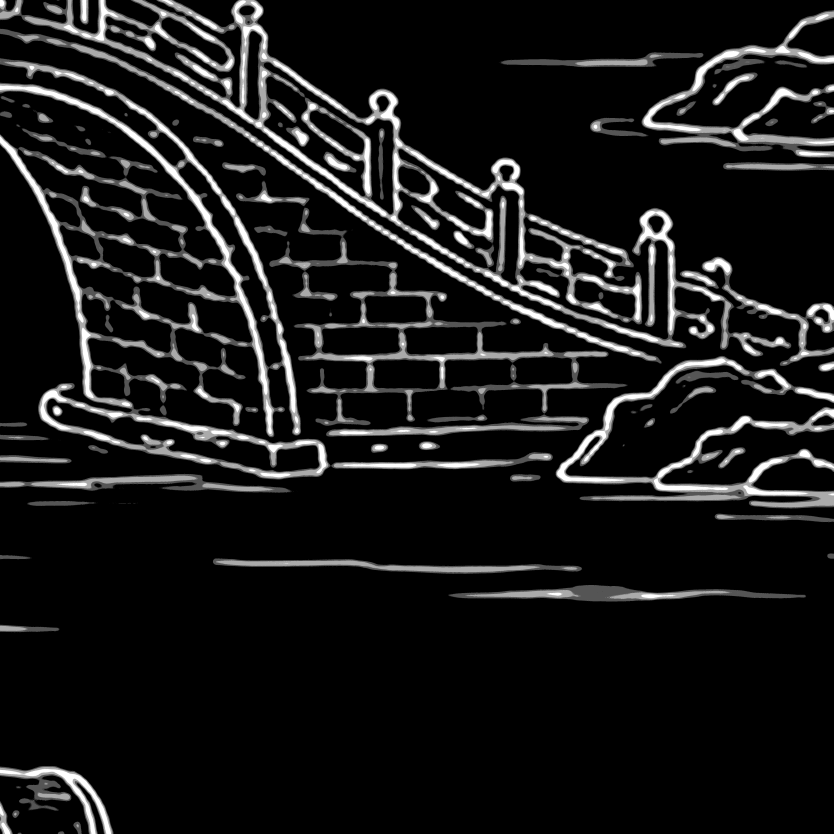
#> input picture input/block_25.png, 5000 x 5000 px (shown at 1/6 size)
$ python analyze_easy_picture_3x3.py --input-file ../../input/block_25.png --output-dir out
#> lines starting #> are read from the running program, lines starting #| are printed output that depends on the picture
import argparse, csv, json, math
from collections import defaultdict
from pathlib import Path
import numpy as np
from PIL import Image
import scipy.io as sio
import matplotlib
matplotlib.use('Agg')
import matplotlib.pyplot as plt

TRANSFORMS = {
    'identity': lambda a: a,
    'rotate_90': lambda a: np.rot90(a, 1),
    'rotate_180': lambda a: np.rot90(a, 2),
    'rotate_270': lambda a: np.rot90(a, 3),
    'mirror_lr': np.fliplr,
    'mirror_ud': np.flipud,
    'mirror_diag': lambda a: a.T,
    'mirror_anti_diag': lambda a: np.fliplr(np.flipud(a)).T,
}

def complexity(image, size=3):
    x = image.astype(float) / 255.0
    ye = np.linspace(0, x.shape[0], size + 1, dtype=int); xe = np.linspace(0, x.shape[1], size + 1, dtype=int)
    density = np.zeros((size,size)); tv = np.zeros((size,size))
    for r in range(size):
        for c in range(size):
            t=x[ye[r]:ye[r+1],xe[c]:xe[c+1]]
            density[r,c]=np.mean(t)
            tv[r,c]=(np.abs(np.diff(t,axis=0)).sum()+np.abs(np.diff(t,axis=1)).sum())/t.size
    dn=density/(density.max() or 1); tn=tv/(tv.max() or 1)
    return density,tv,dn,tn,0.5*(dn+tn)

def orders(ms,ns): return np.asarray([[(ms+r,ns+c) for c in range(3)] for r in range(3)],dtype=int)
def primitive(m,n):
    g=math.gcd(abs(int(m)),abs(int(n)))
    return (0,0) if g==0 else (int(m)//g,int(n)//g)
def groups(o):
    d=defaultdict(list)
    for r,c in np.ndindex(3,3): d[primitive(*o[r,c])].append((r,c,int(o[r,c,0]),int(o[r,c,1])))
    sizes=np.zeros((3,3),int)
    for v in d.values():
        for r,c,*_ in v: sizes[r,c]=len(v)
    return d,sizes
def conjugates(o):
    s={tuple(v) for v in o.reshape(-1,2)}
    return sum((-m,-n) in s for m,n in s)//2
def transforms(size=3):
    b=np.arange(size*size).reshape(size,size)
    return {'identity':b,'rotate_90':np.rot90(b,1),'rotate_180':np.rot90(b,2),'rotate_270':np.rot90(b,3),'mirror_lr':np.fliplr(b),'mirror_ud':np.flipud(b),'mirror_diag':b.T,'mirror_anti_diag':np.fliplr(np.flipud(b)).T}
def physics(o, lam, period):
    step=lam/period; pts=o.reshape(-1,2)*step; center=pts.mean(0); shift=-center
    if np.linalg.norm(shift)>1: return None
    p=pts+shift; radii=np.linalg.norm(p,axis=1); corners=np.array([[x,y] for x in (pts[:,0].min()-step/2,pts[:,0].max()+step/2) for y in (pts[:,1].min()-step/2,pts[:,1].max()+step/2)])+shift
    theta=math.degrees(math.asin(min(1,np.linalg.norm(shift)))); phi=math.degrees(math.atan2(shift[1],shift[0]))
    return dict(step=step,shift=shift,points=p,radii=radii,prop=int(np.sum(radii<=1+1e-12)),captured=int(np.sum(radii<=1+1e-12)),margin=float(1-radii.max()),cell_margin=float(1-np.linalg.norm(corners,axis=1).max()),theta=theta,phi=phi,corner_radii=np.linalg.norm(corners,axis=1))
def best_map(comp,o):
    rank=np.argsort(comp.ravel())[::-1]; top=set(rank[:3]); d,sz=groups(o); axis=(o[:,:,0]==0)|(o[:,:,1]==0); out=[]
    for name,im in transforms().items():
        a=comp.ravel()[im]; at=np.array([i in top for i in im.ravel()]).reshape(3,3); partners=sz-1
        burden=float(np.sum(a*partners)); axisbur=float(np.sum(a[axis]*partners[axis])); topno=int(np.sum(at&(sz==1)))
        score=burden+3*axisbur-0.5*topno
        out.append((score,name,im,burden,axisbur,topno,at))
    return min(out,key=lambda x:(x[0],-x[5]))
def main():
    ap=argparse.ArgumentParser(); ap.add_argument('--input-file',type=Path,required=True); ap.add_argument('--output-dir',type=Path,required=True); ap.add_argument('--lam',type=float,default=480); ap.add_argument('--period',type=float,default=2000); ap.add_argument('--start-min',type=int,default=-12); ap.add_argument('--start-max',type=int,default=12); args=ap.parse_args(); args.output_dir.mkdir(parents=True,exist_ok=False)
    image=np.asarray(Image.open(args.input_file).convert('L')); den,tv,dn,tn,comp=complexity(image)
#> in main, image is the input picture: shape (5000, 5000); min 0, max 255, mean 24.8
#> after `den, tv, dn, tn, comp = complexity(image)`: den = [[0.192, 0.129, 0.102], [0.121, 0.109, 0.164], [0.0284, 0.0176, 0.0132]]; tv = [[0.0215, 0.0139, 0.0109], [0.0142, 0.013, 0.0172], [0.00317, 0.00164, 0.00145]]; dn = [[1, 0.669, 0.532], [0.631, 0.565, 0.854], [0.148, 0.0914, 0.0684]]; tn = [[1, 0.65, 0.51], [0.662, 0.604, 0.802], [0.148, 0.0764, 0.0676]]; comp = [[1, 0.659, 0.521], [0.646, 0.585, 0.828], [0.148, 0.0839, 0.068]]
    ranks=np.empty(9,int); ranks[np.argsort(comp.ravel())[::-1]]=np.arange(1,10); ranks=ranks.reshape(3,3)
    rows=[]
    for ms in range(args.start_min,args.start_max+1):
      for ns in range(args.start_min,args.start_max+1):
        o=orders(ms,ns)
        if np.any(np.all(o==0,axis=2)): continue
        ph=physics(o,args.lam,args.period)
        if ph is None or ph['prop']<9: continue
        d,sz=groups(o); bm=best_map(comp,o); score,name,im,burden,axisbur,topno,at=bm
        assigned=comp.ravel()[im]; high3=np.argsort(comp.ravel())[::-1][:3]; high_groups=sz.ravel()[im.ravel()][high3]
        axis_count=int(np.sum((o[:,:,0]==0)|(o[:,:,1]==0)))
        rows.append(dict(m_start=ms,m_end=ms+2,n_start=ns,n_end=ns+2,transform=name,orders=';'.join(f'({m},{n})' for m,n in o.reshape(-1,2)),zero_order_count=0,conjugate_pairs=conjugates(o),axis_members=axis_count,group_count=len(d),coupled_groups=sum(len(v)>1 for v in d.values()),largest_group=max(map(len,d.values())),no_multiple=int(np.sum(sz==1)),top3_no_multiple=int(np.sum(high_groups==1)),top3_group_sizes=';'.join(map(str,high_groups)),weighted_multiple_burden=burden,complex_axis_penalty=axisbur,score=score,theta_i=ph['theta'],phi_i=ph['phi'],u_ix=float(ph['shift'][0]),u_iy=float(ph['shift'][1]),propagating=ph['prop'],collected=ph['captured'],worst_center_margin=ph['margin'],full_local_square_margin=ph['cell_margin'],fov_deg=2*math.degrees(math.asin(3*(args.lam/args.period)/2)),center_order=str(tuple(o[1,1])),center_group_size=int(sz[1,1])))
#> after the loop, rows = 48 items
    rows.sort(key=lambda x:(-x['propagating'],x['conjugate_pairs'], -x['top3_no_multiple'],x['weighted_multiple_burden'], -x['full_local_square_margin']))
    with (args.output_dir/'candidate_ranking.csv').open('w',newline='',encoding='utf-8-sig') as f: w=csv.DictWriter(f,fieldnames=list(rows[0])); w.writeheader(); w.writerows(rows)
    with (args.output_dir/'tile_complexity.csv').open('w',newline='',encoding='utf-8-sig') as f:
        w=csv.writer(f); w.writerow(['tile','row','column','brightness_density','edge_total_variation','complexity','rank'])
        for r,c in np.ndindex(3,3): w.writerow([f'{r+1},{c+1}',r+1,c+1,den[r,c],tv[r,c],comp[r,c],ranks[r,c]])
#> this loop made 9 passes
#> (r, c) on passes 1 to 9: (0, 0), (0, 1), (0, 2), (1, 0), (1, 1), (1, 2), (2, 0), (2, 1), (2, 2)
    fig,ax=plt.subplots(figsize=(7,7)); ax.imshow(image,cmap='gray'); h,w=image.shape
#> after `h, w = image.shape`: h = 5000; w = 5000
    for i in range(1,3): ax.axhline(i*h/3,color='red'); ax.axvline(i*w/3,color='red')
    for r,c in np.ndindex(3,3): ax.text((c+.5)*w/3,(r+.5)*h/3,f'{r+1},{c+1}\nC={comp[r,c]:.3f}\nR{ranks[r,c]}',ha='center',va='center',color='yellow',bbox={'facecolor':'black','alpha':.55,'pad':2})
    ax.axis('off'); fig.tight_layout(); fig.savefig(args.output_dir/'tile_complexity_map.png',dpi=180); plt.close(fig)
#> after `ax.axis('off')`:
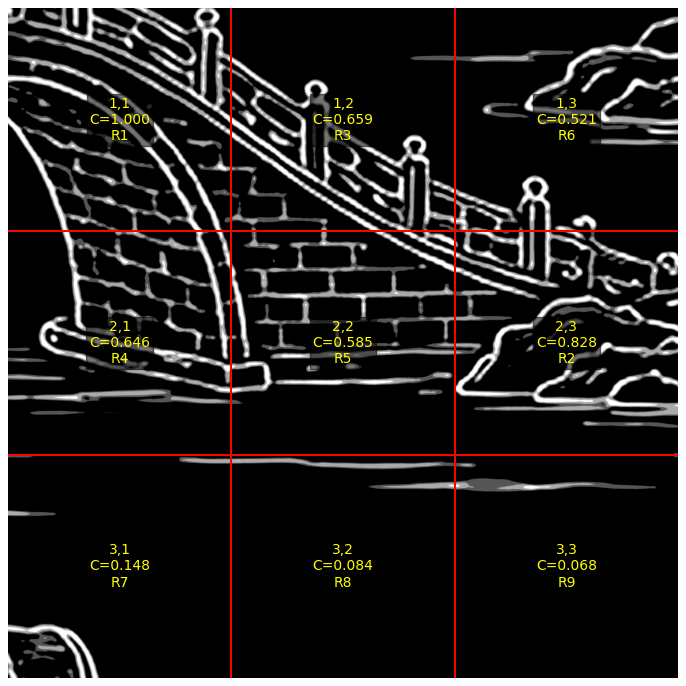
#> figure drawn by matplotlib, 1 panel
    top=rows[:5]; rec=top[0]; chosen=TRANSFORMS[rec['transform']](image); ye=np.linspace(0,chosen.shape[0],4,dtype=int); xe=np.linspace(0,chosen.shape[1],4,dtype=int); tiles=[]; pos=[]
#> after `top = rows[:5]`: top = 5 items
#> after `rec = top[0]`: rec = 29 items
#> after `ye = np.linspace(0, chosen.shape[0], 4, dtype=int)`: ye = [0, 1666, 3333, 5000]
#> after `xe = np.linspace(0, chosen.shape[1], 4, dtype=int)`: xe = [0, 1666, 3333, 5000]
    for r,c in np.ndindex(3,3): tiles.append(np.asarray(Image.fromarray(chosen[ye[r]:ye[r+1],xe[c]:xe[c+1]]).resize((500,500),Image.Resampling.NEAREST),dtype=float)/255); pos.append((r,c))
#> after the loop, pos = [(0, 0), (0, 1), (0, 2), (1, 0), (1, 1), (1, 2), (2, 0), (2, 1), (2, 2)]; tiles = 9 items
    targets=np.stack(tiles).astype(np.float32)
    levels=np.asarray([0,85,170,255],dtype=np.float32)
#> levels = [0, 85, 170, 255]
    targets=levels[np.argmin(np.abs(targets[...,None]*255-levels),axis=-1)]/255.0
    pair_mat=np.asarray([tuple(map(int,v)) for v in orders(rec['m_start'],rec['n_start']).reshape(-1,2)],dtype=np.int16); sio.savemat(args.output_dir/'easy_picture_3x3_target.mat',{'bw_all':targets,'grid_positions':np.asarray(pos,dtype=np.int16),'pairMat':pair_mat,'mapping_transform':rec['transform']},do_compression=True)
#> after `pair_mat = np.asarray([tuple(map(int, v)) for v in orders(rec['m_start`: pair_mat = [[-2, 3], [-2, 4], [-2, 5], [-1, 3], [-1, 4], [-1, 5], [0, 3], [0, 4], [0, 5]]
    with (args.output_dir/'summary.json').open('w',encoding='utf-8') as f: json.dump({'input':str(args.input_file),'parameters':{'lambda_nm':args.lam,'period_nm':args.period,'delta_u':args.lam/args.period,'na':1,'n_in':1,'n_out':1},'tile_ranking':sorted([{'tile':f'{r+1},{c+1}','complexity':float(comp[r,c]),'rank':int(ranks[r,c])} for r,c in np.ndindex(3,3)],key=lambda x:x['rank']),'top5':top,'recommendation':rec,'notes':'Centers are propagated; full local square margin is reported separately.'},f,ensure_ascii=False,indent=2,default=lambda x:x.tolist() if isinstance(x,np.ndarray) else x)
    print(json.dumps({'top5':top,'target':str(args.output_dir/'easy_picture_3x3_target.mat')},ensure_ascii=False,indent=2,default=lambda x:x.tolist() if isinstance(x,np.ndarray) else x))
#> (printed output is left out)
if __name__=='__main__': main()

$ run again, on input/butterfly.png
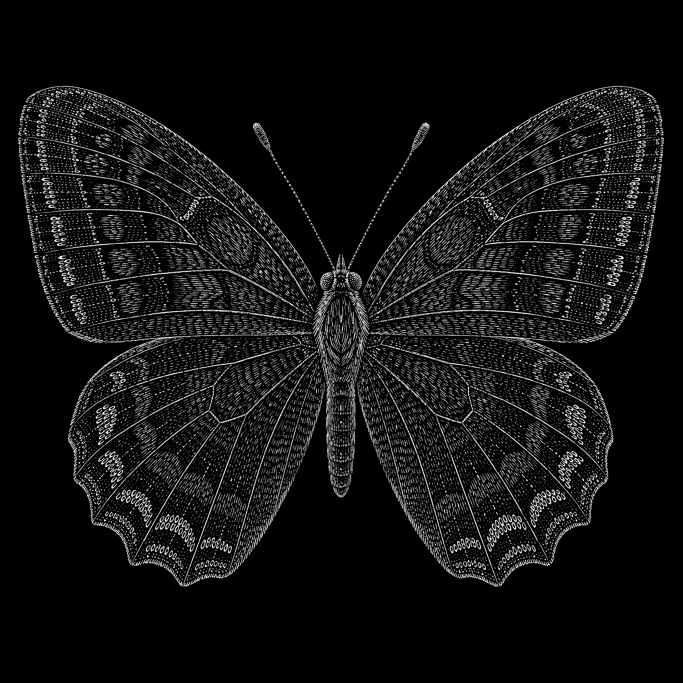
#> input picture input/butterfly.png, 2048 x 2048 px (shown at 1/3 size)
#> den = [[0.0668, 0.0164, 0.0668], [0.0999, 0.146, 0.101], [0.0477, 0.0399, 0.0484]]; tv = [[0.0721, 0.0184, 0.0725], [0.105, 0.155, 0.105], [0.0514, 0.041, 0.051]]; dn = [[0.459, 0.112, 0.458], [0.685, 1, 0.695], [0.327, 0.274, 0.332]]; tn = [[0.464, 0.119, 0.467], [0.676, 1, 0.679], [0.331, 0.264, 0.328]]; comp = [[0.461, 0.115, 0.462], [0.68, 1, 0.687], [0.329, 0.269, 0.33]]
#> after the loop in main, `for ms in range(args.start_min,args.start_max+1):`: rows = 48 items
#> the loop in main, `for r,c in np.ndindex(3,3): w.writerow([f'{r+1},{c+1}',r+1,c+1,den[r,c..` made 9 passes
#> (r, c) on passes 1 to 8: (0, 0), (0, 1), (0, 2), (1, 0), (1, 1), (1, 2), (2, 0), (2, 1)
#> the loop in main, `for r,c in np.ndindex(3,3): ax.text((c+.5)*w/3,(r+.5)*h/3,f'{r+1},{c+1..` made 9 passes
#> in main, `ax.axis('off')`:
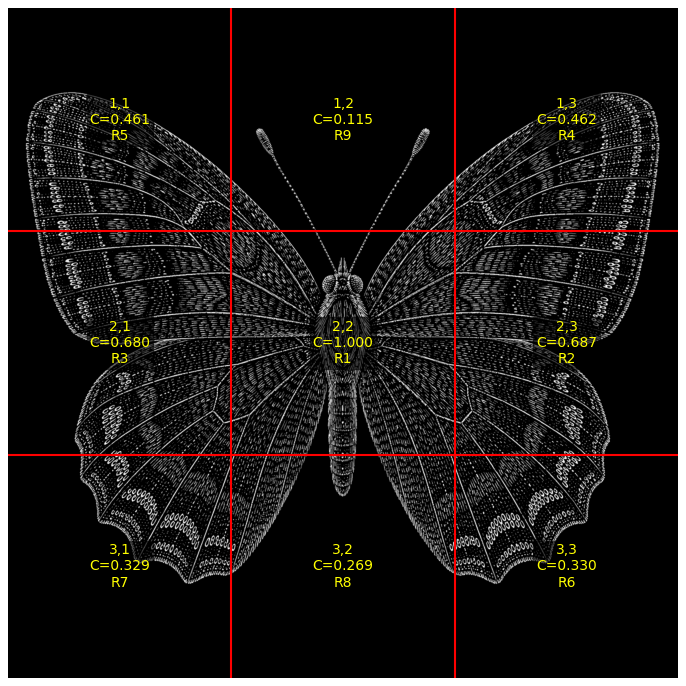
#> figure drawn by matplotlib, 1 panel
#> top = 5 items
#> rec = 29 items
#> in main, `chosen = TRANSFORMS[rec['transform']](image)`:
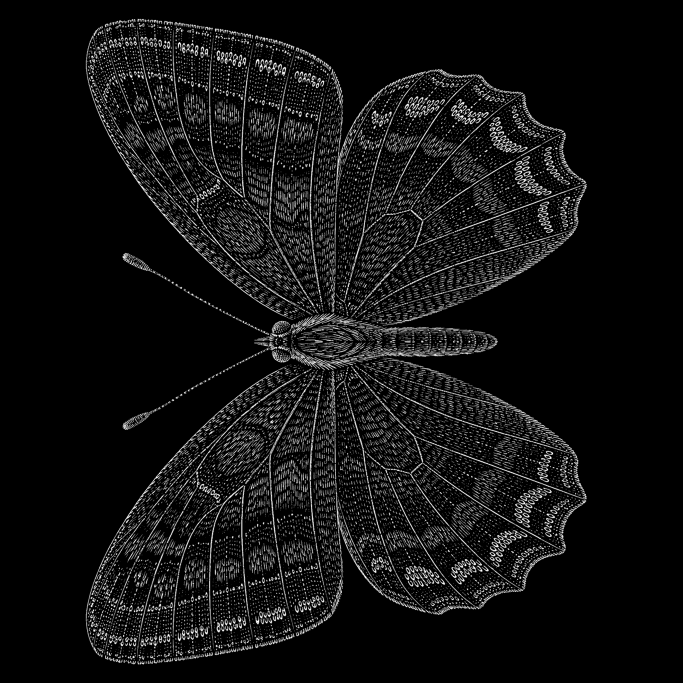
#> chosen: shape (2048, 2048) (shown at 1/3 size); min 0, max 255, mean 17.9
#> ye = [0, 682, 1365, 2048]
#> the loop in main, `for r,c in np.ndindex(3,3): tiles.append(np.asarray(Image.fromarray(ch..` made 9 passes
#> after the loop in main, `for r,c in np.ndindex(3,3): tiles.append(np.asarray(Image.fromarray(ch..`: pos = [(0, 0), (0, 1), (0, 2), (1, 0), (1, 1), (1, 2), (2, 0), (2, 1), (2, 2)]; tiles = 9 items
#> levels = [0, 85, 170, 255]
#> pair_mat = [[-5, -2], [-5, -1], [-5, 0], [-4, -2], [-4, -1], [-4, 0], [-3, -2], [-3, -1], [-3, 0]]
#> (printed output is left out)

$ run again, on input/butterfly_simple_image2.png
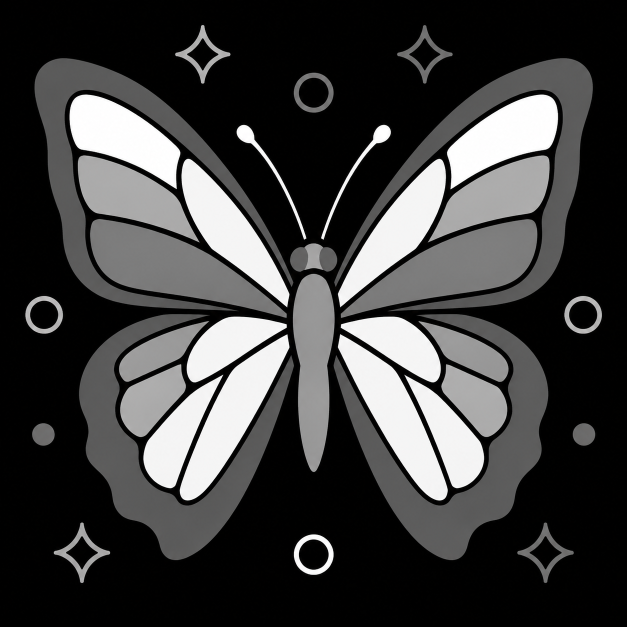
#> input picture input/butterfly_simple_image2.png, 1254 x 1254 px (shown at 1/2 size)
#> den = [[0.276, 0.0704, 0.275], [0.268, 0.558, 0.27], [0.169, 0.146, 0.167]]; tv = [[0.0164, 0.0151, 0.0157], [0.0203, 0.0374, 0.0205], [0.013, 0.0119, 0.012]]; dn = [[0.495, 0.126, 0.494], [0.48, 1, 0.484], [0.302, 0.262, 0.299]]; tn = [[0.438, 0.405, 0.419], [0.544, 1, 0.548], [0.349, 0.319, 0.321]]; comp = [[0.467, 0.266, 0.456], [0.512, 1, 0.516], [0.326, 0.291, 0.31]]
#> after the loop in main, `for ms in range(args.start_min,args.start_max+1):`: rows = 48 items
#> the loop in main, `for r,c in np.ndindex(3,3): w.writerow([f'{r+1},{c+1}',r+1,c+1,den[r,c..` made 9 passes
#> (r, c) on passes 1 to 8: (0, 0), (0, 1), (0, 2), (1, 0), (1, 1), (1, 2), (2, 0), (2, 1)
#> the loop in main, `for r,c in np.ndindex(3,3): ax.text((c+.5)*w/3,(r+.5)*h/3,f'{r+1},{c+1..` made 9 passes
#> in main, `ax.axis('off')`:
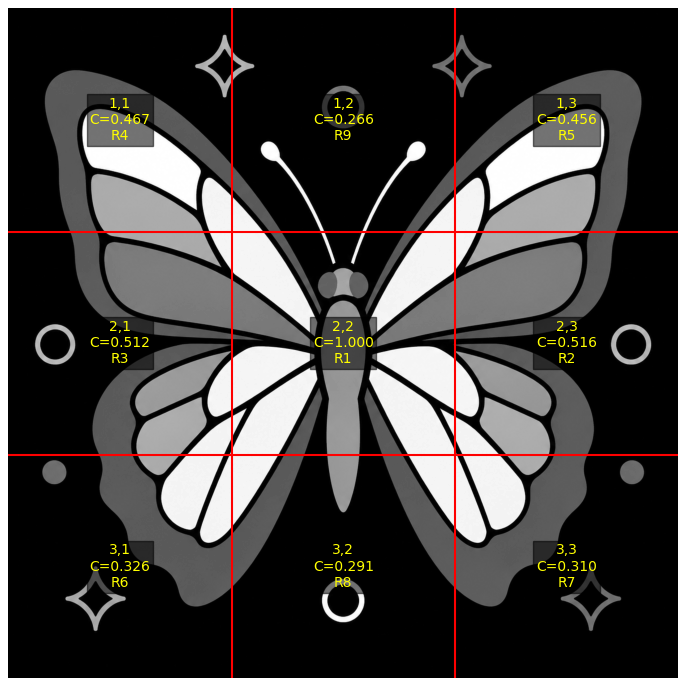
#> figure drawn by matplotlib, 1 panel
#> top = 5 items
#> rec = 29 items
#> in main, `chosen = TRANSFORMS[rec['transform']](image)`:
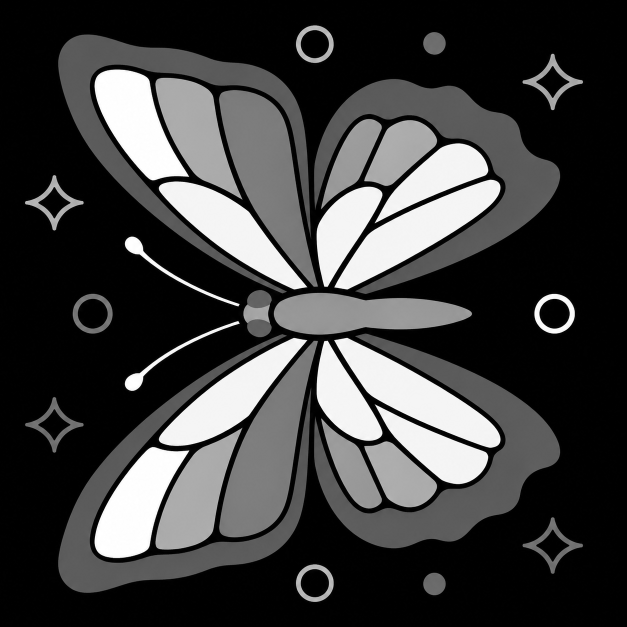
#> chosen: shape (1254, 1254) (shown at 1/2 size); min 0, max 255, mean 62.3
#> ye = [0, 418, 836, 1254]
#> the loop in main, `for r,c in np.ndindex(3,3): tiles.append(np.asarray(Image.fromarray(ch..` made 9 passes
#> after the loop in main, `for r,c in np.ndindex(3,3): tiles.append(np.asarray(Image.fromarray(ch..`: pos = [(0, 0), (0, 1), (0, 2), (1, 0), (1, 1), (1, 2), (2, 0), (2, 1), (2, 2)]; tiles = 9 items
#> levels = [0, 85, 170, 255]
#> pair_mat = [[-5, -2], [-5, -1], [-5, 0], [-4, -2], [-4, -1], [-4, 0], [-3, -2], [-3, -1], [-3, 0]]
#> (printed output is left out)

$ run again, on input/easy_picture.png
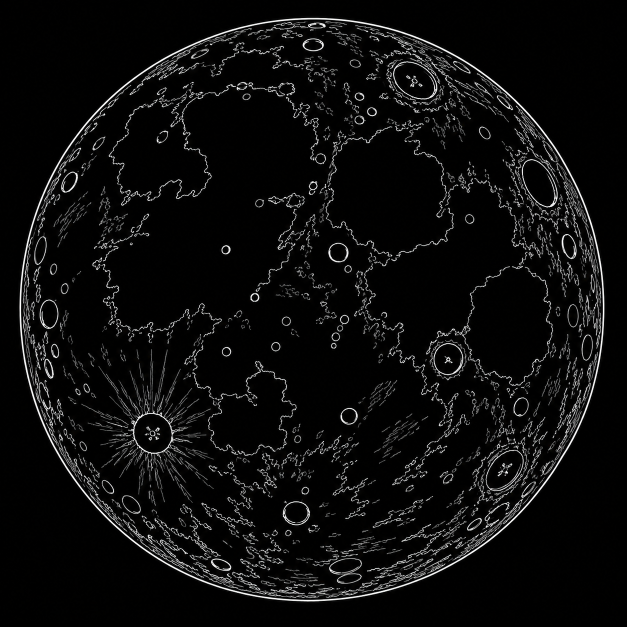
#> input picture input/easy_picture.png, 1254 x 1254 px (shown at 1/2 size)
#> den = [[0.0372, 0.0537, 0.0471], [0.0544, 0.0338, 0.0618], [0.0499, 0.0682, 0.0485]]; tv = [[0.051, 0.0725, 0.0662], [0.0741, 0.0505, 0.0831], [0.0702, 0.0948, 0.0696]]; dn = [[0.545, 0.787, 0.691], [0.798, 0.496, 0.906], [0.731, 1, 0.711]]; tn = [[0.538, 0.764, 0.698], [0.781, 0.533, 0.877], [0.74, 1, 0.734]]; comp = [[0.541, 0.776, 0.694], [0.79, 0.515, 0.891], [0.736, 1, 0.723]]
#> after the loop in main, `for ms in range(args.start_min,args.start_max+1):`: rows = 48 items
#> the loop in main, `for r,c in np.ndindex(3,3): w.writerow([f'{r+1},{c+1}',r+1,c+1,den[r,c..` made 9 passes
#> (r, c) on passes 1 to 8: (0, 0), (0, 1), (0, 2), (1, 0), (1, 1), (1, 2), (2, 0), (2, 1)
#> the loop in main, `for r,c in np.ndindex(3,3): ax.text((c+.5)*w/3,(r+.5)*h/3,f'{r+1},{c+1..` made 9 passes
#> in main, `ax.axis('off')`:
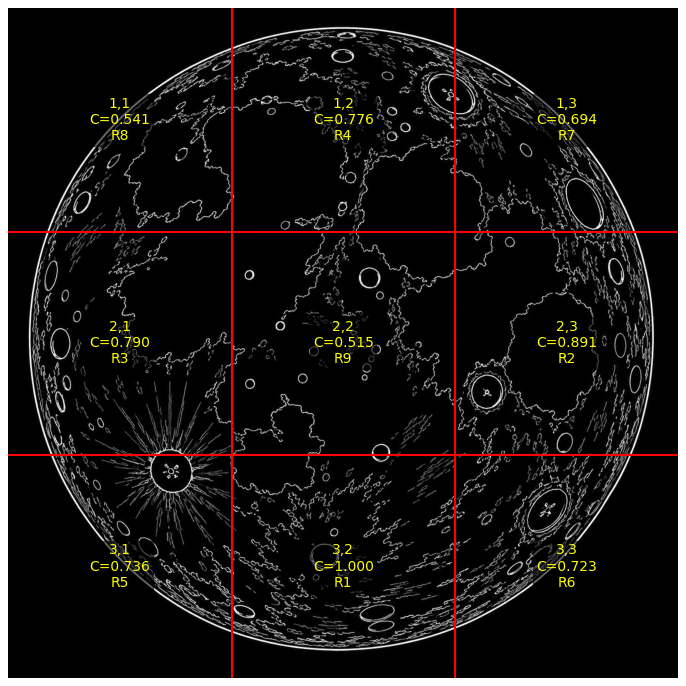
#> figure drawn by matplotlib, 1 panel
#> top = 5 items
#> rec = 29 items
#> ye = [0, 418, 836, 1254]
#> the loop in main, `for r,c in np.ndindex(3,3): tiles.append(np.asarray(Image.fromarray(ch..` made 9 passes
#> after the loop in main, `for r,c in np.ndindex(3,3): tiles.append(np.asarray(Image.fromarray(ch..`: pos = [(0, 0), (0, 1), (0, 2), (1, 0), (1, 1), (1, 2), (2, 0), (2, 1), (2, 2)]; tiles = 9 items
#> levels = [0, 85, 170, 255]
#> pair_mat = [[-3, -3], [-3, -2], [-3, -1], [-2, -3], [-2, -2], [-2, -1], [-1, -3], [-1, -2], [-1, -1]]
#> (printed output is left out)
